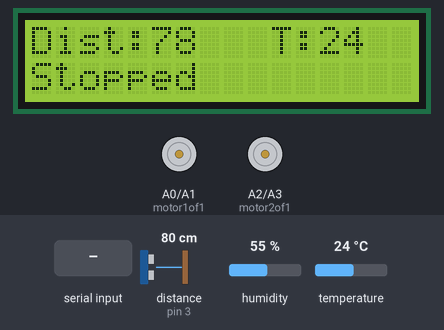
Bench run of a sketch on a simulated Arduino Uno, built with avr-gcc and run on an emulated ATmega328P. On the bench: 16×2 character LCD, motor-driver pin pairs drawn as motors (green arrow = first pin HIGH = forward, orange = second pin HIGH = backward, longer = more drive). Wiring (inferred from the names in the program): ultrasonic range finder: trigger pin 2; echo pin 3. The test bench sets the inputs (shaded band); at power-on: distance to the obstacle (sensor on pin 3) 80 cm, humidity 55 %, temperature 24 °C. The echo pulse lasts 58.3 µs per cm; what the sketch prints to the serial monitor is not drawn.

Above: at 4.2 s.
4.3 s: "turn left\n" received over the second serial link
At 9.4 s:
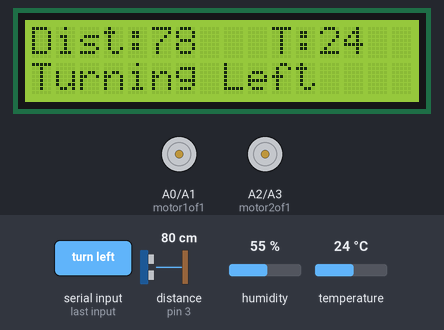
10.3 s: "forward\n" received over the second serial link
At 12.5 s:
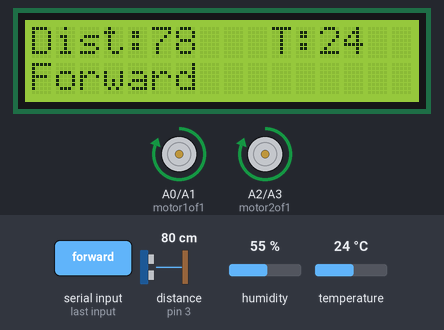
14.2 s: "backward\n" received over the second serial link
At 16.6 s:
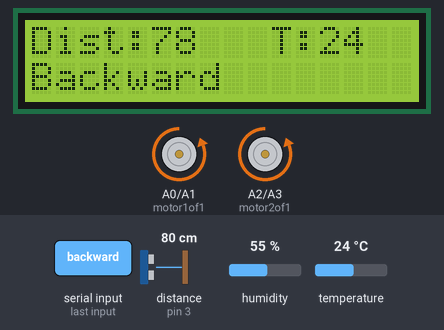
18.3 s: "turn right\n" received over the second serial link
At 23.2 s:
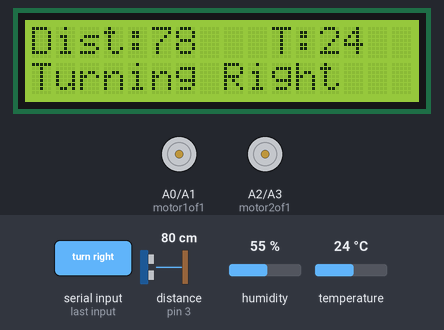
24.3 s: distance to the obstacle (sensor on pin 3) set to 23 cm
At 25.2 s:
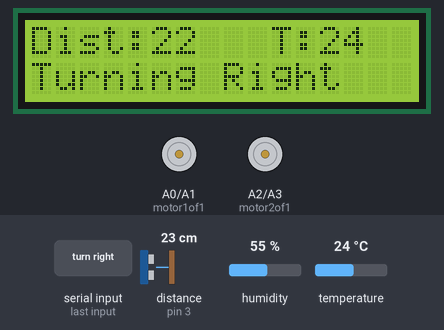
25.9 s: distance to the obstacle (sensor on pin 3) set to 19 cm
At 27.3 s:
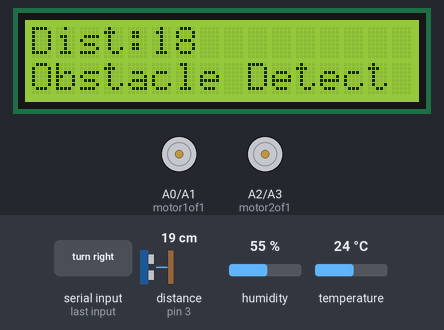
Timing chart, 0 to 28.9 s (numbered marks = the images above; inputs shaded):
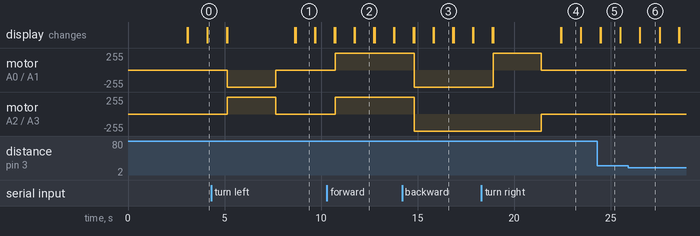

Measured:
- the behaviour switches between 21 and 20 cm on distance to the obstacle (sensor on pin 3) (found by bisection; images 5 and 6)
- after the input at 4.3 s, motor on A0 (motor1of1) / A1 (motor1of2): stopped → backward 255/255 after 0.85 s, → stopped 2.5 s later; motor on A2 (motor2of1) / A3 (motor2of2): stopped → forward 255/255 after 0.85 s, → stopped 2.5 s later; the display: first differs from a run without the input after 4.4 s (image 1)
- after the input at 10.3 s, motor on A0 (motor1of1) / A1 (motor1of2), motor on A2 (motor2of1) / A3 (motor2of2): stopped → forward 255/255 after 0.43 s; the display: first differs from a run without the input after 1.4 s (image 2)
- after the input at 14.2 s, motor on A0 (motor1of1) / A1 (motor1of2), motor on A2 (motor2of1) / A3 (motor2of2): forward 255/255 → backward 255/255 after 0.62 s; the display: first differs from a run without the input after 1.6 s (image 3)
- after the input at 18.3 s, motor on A0 (motor1of1) / A1 (motor1of2): backward 255/255 → forward 255/255 after 0.61 s, → stopped 2.5 s later; motor on A2 (motor2of1) / A3 (motor2of2): backward 255/255 → stopped after 3.1 s; the display: first differs from a run without the input after 4.1 s (image 4)
- after the input at 24.3 s, the display: first differs from a run without the input after 0.19 s (image 5)
- after the input at 25.9 s, the display: first differs from a run without the input after 0.60 s (image 6)

The sketch:

Voice_Controlled_Wheel_Chair_Using_Arduino.ino
```cpp
#include <SoftwareSerial.h>
#include <LiquidCrystal.h>
#include <DHT.h>

SoftwareSerial BTSerial(0, 1);
LiquidCrystal lcd(10, 11, 4, 5, 6, 7);
SoftwareSerial sim800l(12,13);
#define DHTPIN A4
#define DHTTYPE DHT11
DHT dht(DHTPIN, DHTTYPE);

const int motor1of1 = A0;
const int motor1of2 = A1;
const int motor2of1 = A2;
const int motor2of2 = A3;

const int trigPin = 2;
const int echoPin = 3;

String motorStatus = "Stopped";

void setup() {
  sim800l.begin(9600);
  pinMode(motor1of1, OUTPUT);
  pinMode(motor1of2, OUTPUT);
  pinMode(motor2of1, OUTPUT);
  pinMode(motor2of2, OUTPUT);
  pinMode(trigPin, OUTPUT);
  pinMode(echoPin, INPUT);

  BTSerial.begin(9600);
  Serial.begin(9600);
  lcd.begin(16, 2);
  dht.begin();

  projectName();
}

void loop() {
  lcd.clear();
  long duration, distance;
  digitalWrite(trigPin, LOW);
  delayMicroseconds(2);
  digitalWrite(trigPin, HIGH);
  delayMicroseconds(10);
  digitalWrite(trigPin, LOW);

  duration = pulseIn(echoPin, HIGH);
  distance = duration * 0.034 / 2;

  Serial.print("Distance: ");
  Serial.print(distance);
  Serial.println(" cm");
  lcd.setCursor(0, 0);
  lcd.print("Dist:");
  lcd.print(distance);

  lcd.setCursor(0, 1);
  lcd.print(motorStatus);

  if (distance < 20) {
    stop();
    lcd.setCursor(0, 0);
    lcd.print("Dist:");
    lcd.print(distance);
    lcd.setCursor(0, 1);
    lcd.print("Obstacle Detect");
    delay(1000);
    motorStatus = "Stopped";
  }

  int temperature = dht.readTemperature();

  if (isnan(temperature)) {
    Serial.println("Failed to read from DHT sensor!");
  } else {
    lcd.setCursor(10, 0);
    lcd.print("T:");
    lcd.print(temperature);

  }

  if(temperature>40)
  {
    sendSMS("+919441348531", ("Alert!! Temperature Becomes High: " + String(dht.readTemperature())).c_str());
    }

  if (BTSerial.available()) {
    String command = BTSerial.readStringUntil('\n');
    command.trim();

    if (command.equalsIgnoreCase("forward") || command == "1") {
      Serial.println("Moving Forward");
      front();
      motorStatus = "Forward";
    }
    else if (command.equalsIgnoreCase("backward") || command == "2") {
      Serial.println("Moving Backward");
      back();
      motorStatus = "Backward";
    }
    else if (command.equalsIgnoreCase("turn left") || command == "3") {
      Serial.println("Turning Left");
      left();
      motorStatus = "Turning Left ";
    }
    else if (command.equalsIgnoreCase("turn right") || command == "4") {
      Serial.println("Turning Right");
      right();
      motorStatus = "Turning Right ";
    }
    else if (command.equalsIgnoreCase("stop") || command == "5") {
      stop();
      motorStatus = "Stopped     ";
      Serial.println("Stopping");
    }
  }

  delay(1000);
}

void projectName() {
  lcd.setCursor(0, 0);
  lcd.print("  Voice Control");
  lcd.setCursor(0, 1);
  lcd.print("   Wheelchair");
  delay(3000);
}

void front() {
  digitalWrite(motor1of1, HIGH);
  digitalWrite(motor1of2, LOW);
  digitalWrite(motor2of1, HIGH);
  digitalWrite(motor2of2, LOW);
}

void back() {
  digitalWrite(motor1of1, LOW);
  digitalWrite(motor1of2, HIGH);
  digitalWrite(motor2of1, LOW);
  digitalWrite(motor2of2, HIGH);
}

void left() {
  digitalWrite(motor1of1, LOW);
  digitalWrite(motor1of2, HIGH);
  digitalWrite(motor2of1, HIGH);
  digitalWrite(motor2of2, LOW);
  delay(2500);
  stop();
}

void right() {
  digitalWrite(motor1of1, HIGH);
  digitalWrite(motor1of2, LOW);
  digitalWrite(motor2of1, LOW);
  digitalWrite(motor2of2, HIGH);
  delay(2500);
  stop();
}

void stop() {
  digitalWrite(motor1of1, LOW);
  digitalWrite(motor1of2, LOW);
  digitalWrite(motor2of1, LOW);
  digitalWrite(motor2of2, LOW);
}
void sendSMS(const char* phoneNumber, const char* message) {
  sim800l.println("AT+CMGF=1"); // Set SMS mode to text
  delay(1000);
  sim800l.print("AT+CMGS=\"");
  sim800l.print(phoneNumber);
  sim800l.println("\"");
  delay(1000);
  sim800l.print(message);
  sim800l.write(0x1A); // Send Ctrl+Z to finish message
  delay(1000);
}
```
